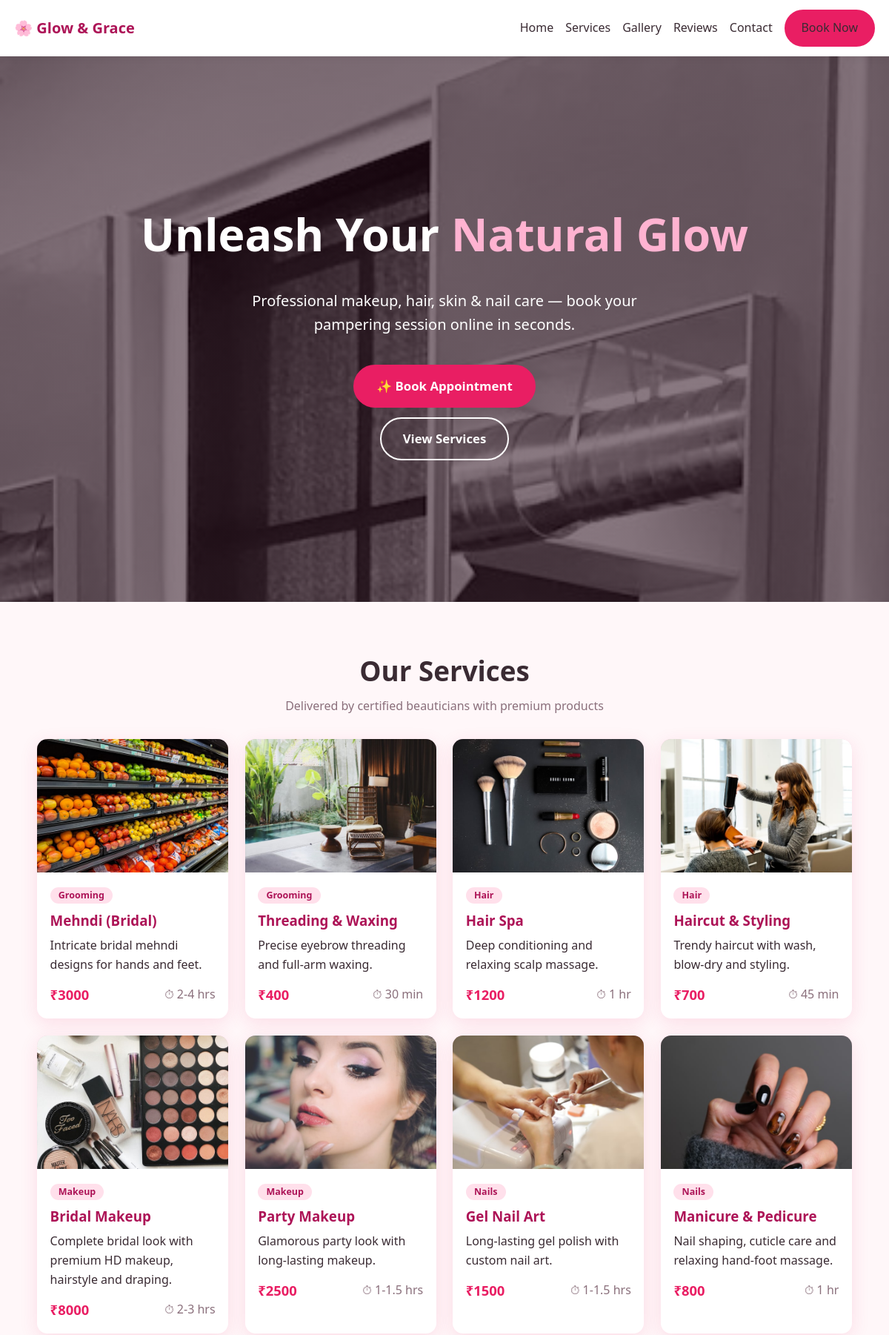
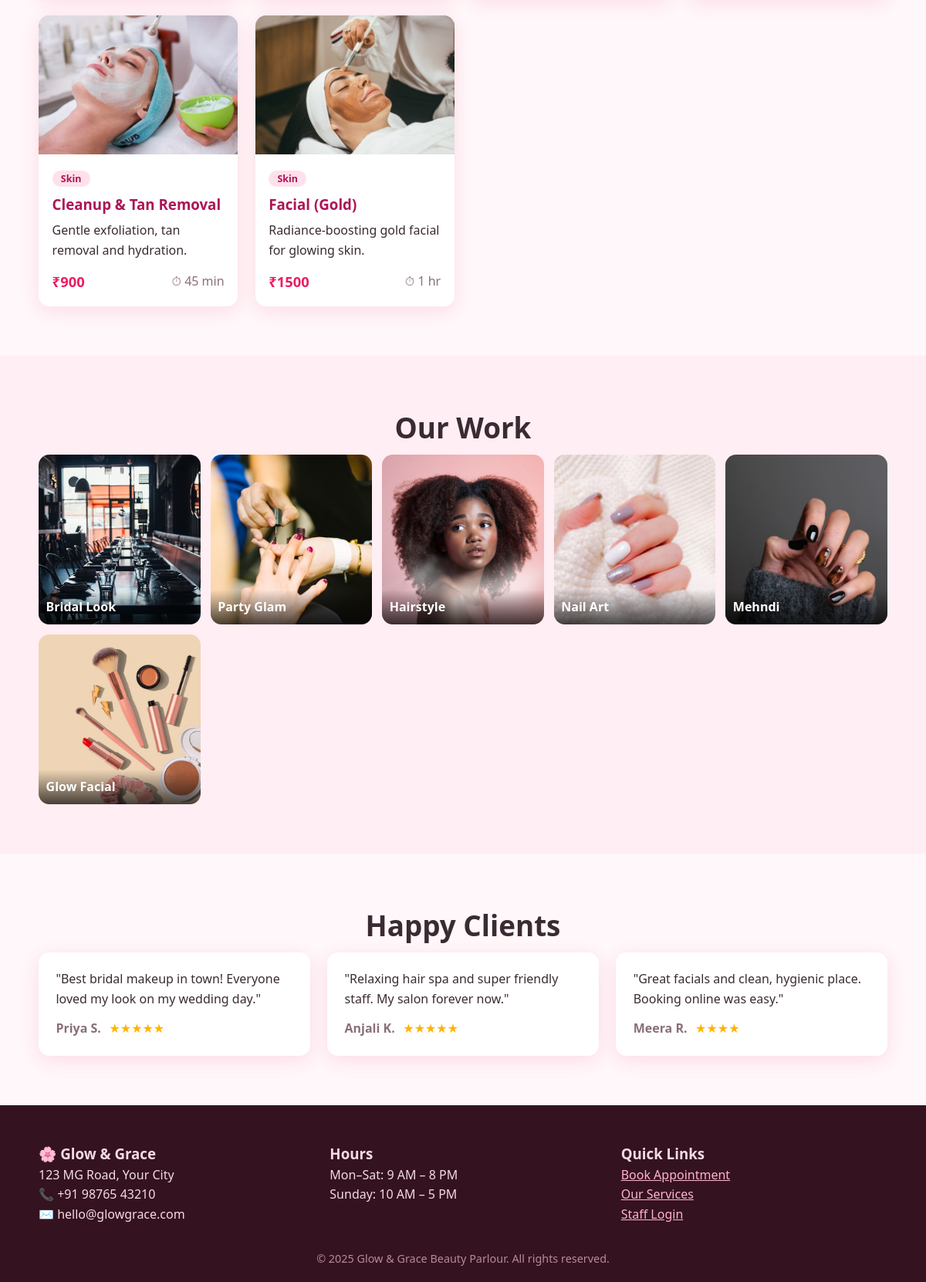
The page / on the database its author committed (2 pictures, top to bottom).
### tables this page shows
CREATE TABLE services (
            id INTEGER PRIMARY KEY AUTOINCREMENT,
            name TEXT NOT NULL,
            category TEXT NOT NULL,
            price REAL NOT NULL,
            duration TEXT,
            description TEXT,
            image TEXT
        );

CREATE TABLE gallery (
            id INTEGER PRIMARY KEY AUTOINCREMENT,
            title TEXT,
            image TEXT NOT NULL
        );

CREATE TABLE testimonials (
            id INTEGER PRIMARY KEY AUTOINCREMENT,
            name TEXT NOT NULL,
            rating INTEGER DEFAULT 5,
            message TEXT NOT NULL
        );

### app.py (the view)
@app.route("/")
def home():
    conn = get_db()
    services = conn.execute("SELECT * FROM services ORDER BY category, name").fetchall()
    testimonials = conn.execute("SELECT * FROM testimonials").fetchall()
    gallery = conn.execute("SELECT * FROM gallery").fetchall()
    conn.close()
    return render_template("index.html", services=services, testimonials=testimonials, gallery=gallery)

### app.py (called while the page is built)
def get_db():
    conn = sqlite3.connect(DB_PATH)
    conn.row_factory = sqlite3.Row
    return conn

### templates/index.html
{% extends "base.html" %}
{% block content %}
<header id="home" class="hero">
  <div class="hero-content">
    <h1>Unleash Your <span class="highlight">Natural Glow</span></h1>
    <p>Professional makeup, hair, skin &amp; nail care — book your pampering session online in seconds.</p>
    <a href="{{ url_for('book') }}" class="btn btn-primary btn-lg">✨ Book Appointment</a>
    <a href="#services" class="btn btn-outline btn-lg">View Services</a>
  </div>
</header>
<section id="services" class="section">
  <h2 class="section-title">Our Services</h2>
  <p class="section-sub">Delivered by certified beauticians with premium products</p>
  <div class="cards-grid">
    {% for s in services %}
    <article class="card service-card">
      <div class="card-img" style="background-image:url('{{ url_for('static', filename='img/' + s['image']) }}')"></div>
      <div class="card-body">
        <span class="badge">{{ s['category'] }}</span>
        <h3>{{ s['name'] }}</h3>
        <p>{{ s['description'] }}</p>
        <div class="card-foot">
          <span class="price">₹{{ '%.0f'|format(s['price']) }}</span>
          <span class="muted">⏱ {{ s['duration'] }}</span>
        </div>
      </div>
    </article>
    {% endfor %}
  </div>
</section>
<section id="gallery" class="section section-alt">
  <h2 class="section-title">Our Work</h2>
  <div class="gallery-grid">
    {% for g in gallery %}
    <figure class="gallery-item" style="background-image:url('{{ url_for('static', filename='img/' + g['image']) }}')">
      <figcaption>{{ g['title'] }}</figcaption>
    </figure>
    {% endfor %}
  </div>
</section>
<section id="testimonials" class="section">
  <h2 class="section-title">Happy Clients</h2>
  <div class="cards-grid">
    {% for t in testimonials %}
    <blockquote class="card quote-card">
      <p>"{{ t['message'] }}"</p>
      <footer><strong>{{ t['name'] }}</strong> <span class="stars">{{ '★' * t['rating'] }}</span></footer>
    </blockquote>
    {% endfor %}
  </div>
</section>
{% endblock %}

### templates/base.html (shortened to what this page needs)
<!DOCTYPE html>
<html lang="en">
<head>
  <link rel="stylesheet" href="{{ url_for('static', filename='css/style.css') }}">
</head>
<body>
  <nav class="navbar">
    <a href="{{ url_for('home') }}" class="logo">🌸 Glow &amp; Grace</a>
    <ul class="nav-links">
      <li><a href="{{ url_for('home') }}#home">Home</a></li>
      <li><a href="{{ url_for('home') }}#services">Services</a></li>
      <li><a href="{{ url_for('home') }}#gallery">Gallery</a></li>
      <li><a href="{{ url_for('home') }}#testimonials">Reviews</a></li>
      <li><a href="{{ url_for('home') }}#contact">Contact</a></li>
      <li><a href="{{ url_for('book') }}" class="btn btn-primary">Book Now</a></li>
    </ul>
  </nav>
  {% block content %}{% endblock %}
  <footer id="contact" class="footer">
    <div class="footer-grid">
      <div>
        <h3>🌸 Glow &amp; Grace</h3>
        <p>123 MG Road, Your City<br>📞 +91 98765 43210<br>✉️ hello@glowgrace.com</p>
      </div>
      <div>
        <h3>Hours</h3>
        <p>Mon–Sat: 9 AM – 8 PM<br>Sunday: 10 AM – 5 PM</p>
      </div>
      <div>
        <h3>Quick Links</h3>
        <p><a href="{{ url_for('book') }}">Book Appointment</a><br>
           <a href="{{ url_for('home') }}#services">Our Services</a><br>
           <a href="{{ url_for('admin') }}">Staff Login</a></p>
      </div>
    </div>
    <p class="copyright">© 2025 Glow &amp; Grace Beauty Parlour. All rights reserved.</p>
  </footer>
</body>
</html>

### static/css/style.css (style rules this page uses)
:root { --pink: #e91e63; --pink-dark: #ad1457; --cream: #fff7f9; --ink: #3a2b33; --muted: #8a6f7b; --card: #ffffff; --shadow: 0 6px 24px rgba(233, 30, 99, .12); --radius: 14px; }
* { margin: 0; padding: 0; box-sizing: border-box; }
html { scroll-behavior: smooth; }
body { font-family: 'Segoe UI', system-ui, sans-serif; color: var(--ink); background: var(--cream); line-height: 1.6; }
a { color: var(--pink-dark); }
.navbar { position: sticky; top: 0; z-index: 100; display: flex; align-items: center; justify-content: space-between; padding: .8rem 1.2rem; background: rgba(255, 255, 255, .92); backdrop-filter: blur(8px); box-shadow: 0 2px 10px rgba(0,0,0,.06); }
.logo { font-size: 1.25rem; font-weight: 700; text-decoration: none; color: var(--pink-dark); }
.nav-links { display: flex; gap: 1rem; list-style: none; align-items: center; }
.nav-links a { text-decoration: none; color: var(--ink); font-weight: 500; }
.hero { min-height: 92vh; display: flex; align-items: center; justify-content: center; text-align: center; background: linear-gradient(rgba(40,10,25,.55), rgba(40,10,25,.55)), url('../img/hero-bg.jpg') center/cover no-repeat fixed; color: #fff; padding: 2rem 1rem; }
.hero h1 { font-size: clamp(2rem, 6vw, 3.8rem); margin-bottom: .8rem; }
.hero .highlight { color: #ffb3d1; }
.hero p { font-size: clamp(1rem, 2.5vw, 1.25rem); max-width: 620px; margin: 0 auto 1.6rem; }
.hero-content { display: flex; flex-direction: column; gap: .8rem; align-items: center; }
.btn { display: inline-block; padding: .65rem 1.3rem; border-radius: 999px; border: 2px solid var(--pink); cursor: pointer; text-decoration: none; font-weight: 600; font-size: 1rem; transition: .2s; background: transparent; color: var(--pink-dark); }
.btn-primary { background: var(--pink); color: #fff; }
.btn-outline { border-color: #fff; color: #fff; }
.btn-lg { padding: .85rem 1.8rem; font-size: 1.05rem; }
.section { padding: 4rem 1.2rem; }
.section-alt { background: #ffeef4; }
.section-title { text-align: center; font-size: clamp(1.6rem, 4vw, 2.3rem); margin-bottom: .3rem; }
.section-sub { text-align: center; color: var(--muted); margin-bottom: 2rem; }
.cards-grid { display: grid; gap: 1.4rem; max-width: 1100px; margin: 0 auto; grid-template-columns: repeat(auto-fit, minmax(250px, 1fr)); }
.card { background: var(--card); border-radius: var(--radius); box-shadow: var(--shadow); overflow: hidden; transition: transform .25s; }
.card-img { height: 180px; background-size: cover; background-position: center; background-color: #f3c1d3; }
.card-body { padding: 1.1rem; }
.card-body h3 { margin: .4rem 0; color: var(--pink-dark); }
.card-foot { display: flex; justify-content: space-between; align-items: center; margin-top: .8rem; }
.price { font-weight: 700; font-size: 1.15rem; color: var(--pink); }
.badge { background: #ffe0eb; color: var(--pink-dark); border-radius: 999px; padding: .15rem .7rem; font-size: .78rem; font-weight: 600; }
.quote-card { padding: 1.4rem; }
.quote-card footer { margin-top: .8rem; color: var(--muted); }
.stars { color: #ffb300; margin-left: .4rem; }
.gallery-grid { display: grid; gap: .8rem; max-width: 1100px; margin: 0 auto; grid-template-columns: repeat(auto-fit, minmax(180px, 1fr)); }
.gallery-item { height: 220px; border-radius: var(--radius); overflow: hidden; position: relative; background-size: cover; background-position: center; background-color: #f3c1d3; }
.gallery-item figcaption { position: absolute; inset: auto 0 0 0; padding: .6rem; background: linear-gradient(transparent, rgba(0,0,0,.7)); color: #fff; font-weight: 600; }
.footer { background: #35121f; color: #f3dbe4; padding: 3rem 1.2rem 1.2rem; }
.footer-grid { display: grid; gap: 2rem; max-width: 1100px; margin: 0 auto; grid-template-columns: repeat(auto-fit, minmax(220px, 1fr)); }
.footer a { color: #ffb3d1; }
.copyright { text-align: center; margin-top: 2rem; color: #b58a9c; font-size: .9rem; }
.muted { color: var(--muted); }

### rows shown on the page
services: image (picture), category "Grooming", name "Mehndi (Bridal)", description "Intricate bridal mehndi designs for hands and feet.", price "3000", duration "2-4 hrs"
services: image (picture), category "Grooming", name "Threading & Waxing", description "Precise eyebrow threading and full-arm waxing.", price "400", duration "30 min"
services: image (picture), category "Hair", name "Hair Spa", description "Deep conditioning and relaxing scalp massage.", price "1200", duration "1 hr"
services: image (picture), category "Hair", name "Haircut & Styling", description "Trendy haircut with wash, blow-dry and styling.", price "700", duration "45 min"
services: image (picture), category "Makeup", name "Bridal Makeup", description "Complete bridal look with premium HD makeup, hairstyle and draping.", price "8000", duration "2-3 hrs"
services: image (picture), category "Makeup", name "Party Makeup", description "Glamorous party look with long-lasting makeup.", price "2500", duration "1-1.5 hrs"
services: image (picture), category "Nails", name "Gel Nail Art", description "Long-lasting gel polish with custom nail art.", price "1500", duration "1-1.5 hrs"
services: image (picture), category "Nails", name "Manicure & Pedicure", description "Nail shaping, cuticle care and relaxing hand-foot massage.", price "800", duration "1 hr"
services: image (picture), category "Skin", name "Cleanup & Tan Removal", description "Gentle exfoliation, tan removal and hydration.", price "900", duration "45 min"
services: image (picture), category "Skin", name "Facial (Gold)", description "Radiance-boosting gold facial for glowing skin.", price "1500", duration "1 hr"
gallery: image (picture), title "Bridal Look"
gallery: image (picture), title "Party Glam"
gallery: image (picture), title "Hairstyle"
gallery: image (picture), title "Nail Art"
gallery: image (picture), title "Mehndi"
gallery: image (picture), title "Glow Facial"
testimonials: message "Best bridal makeup in town! Everyone loved my look on my wedding day.", name "Priya S.", rating "★★★★★"
testimonials: message "Relaxing hair spa and super friendly staff. My salon forever now.", name "Anjali K.", rating "★★★★★"
testimonials: message "Great facials and clean, hygienic place. Booking online was easy.", name "Meera R.", rating "★★★★"
